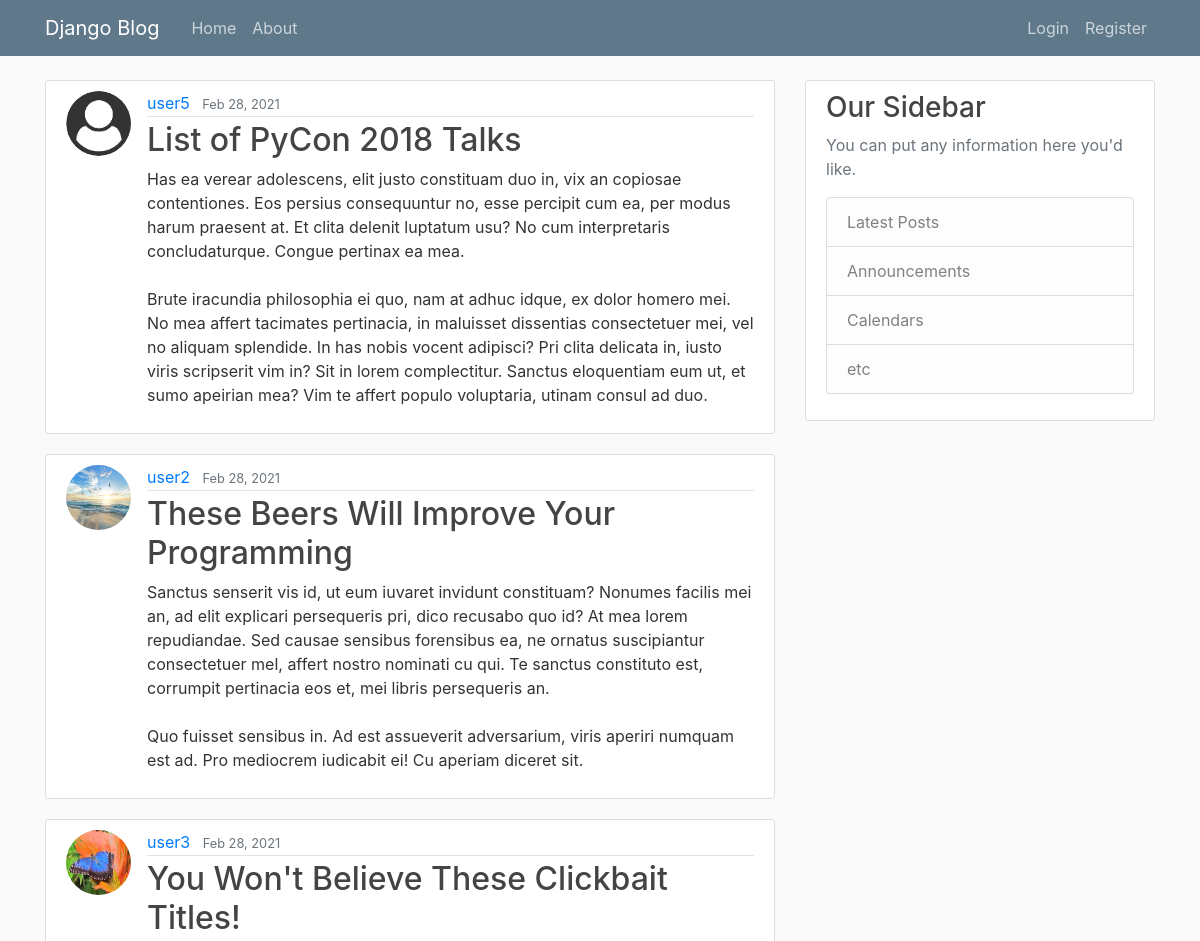
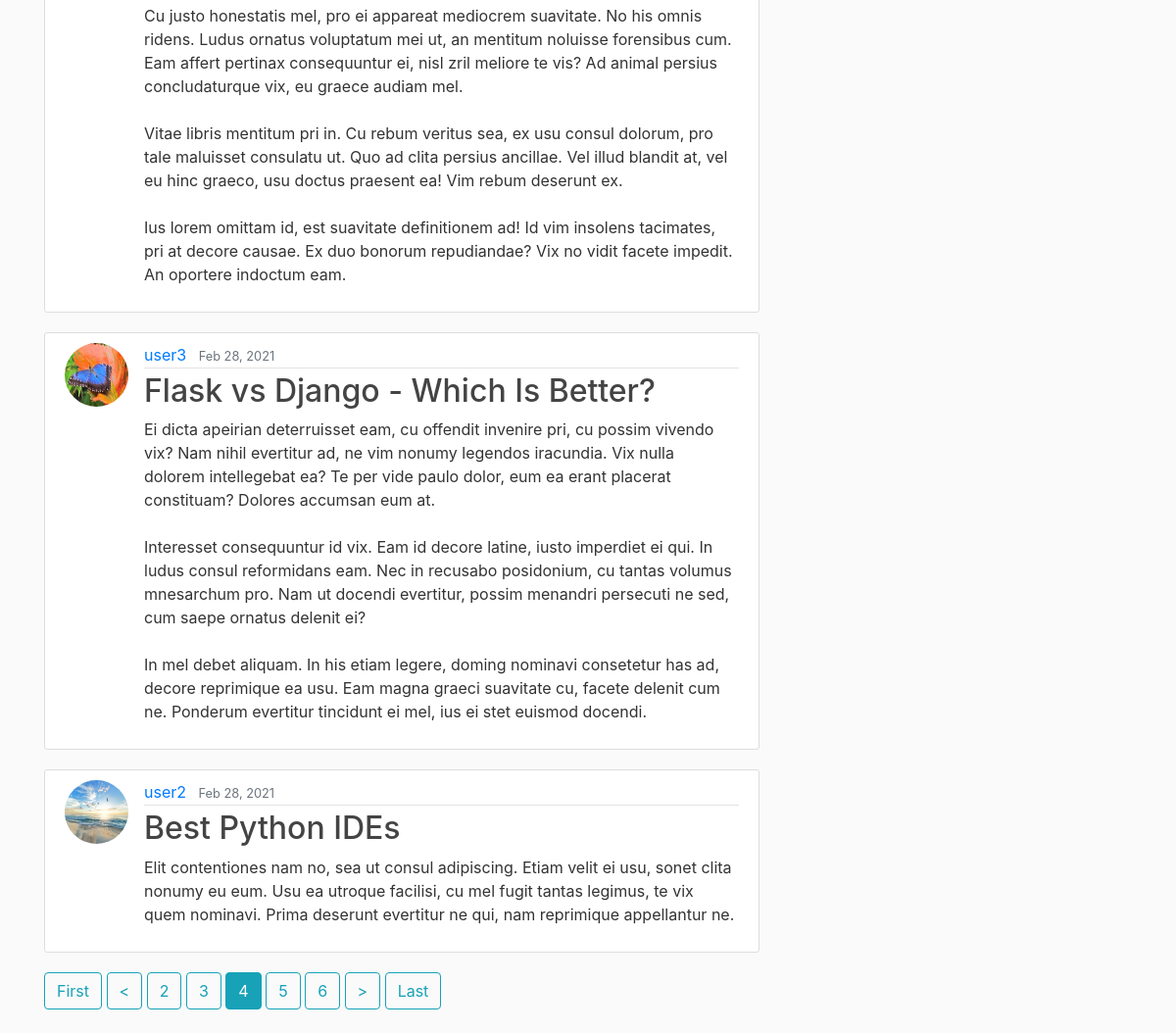
/?page=4, run on the app's committed database (2 pictures, top to bottom).
### blog/models.py (models this page shows, shortened)
class Post(models.Model):
	title = models.CharField(max_length = 50)
	content = models.TextField()
	date_posted = models.DateTimeField( default = timezone.now)
	author = models.ForeignKey( User, on_delete = models.CASCADE )

### users/models.py (models this page shows, shortened)
class Profile(models.Model):
	user = models.OneToOneField(User, on_delete = models.CASCADE)
	image = models.ImageField(default = 'default.jpg', upload_to='profile_pics')

### blog/views.py (the view)
# urls.py: path('', PostListView.as_view(), name="blog-home"),
class PostListView(ListView):
	model = Post
	template_name = 'blog/home.html'
	context_object_name = 'posts'
	ordering = ['-date_posted']
	paginate_by = 5

### blog/templates/blog/home.html
{% extends 'blog/base.html' %}
{% block content %}
	{% for post in posts %}
		<article class="media content-section">
		<img class="rounded-circle article-img" src="{{ post.author.profile.image.url }}">
		  <div class="media-body">
		    <div class="article-metadata">
		      <a class="mr-2" href="{% url 'user-posts' post.author.username %}">{{ post.author }}</a>
		      <small class="text-muted">{{ post.date_posted| date:"M j, Y" }}</small>
		    </div>
		    <h2><a class="article-title" href="{% url 'post-detail' post.id %}">{{ post.title }}</a></h2>
		    <p class="article-content">{{ post.content }}</p>
		  </div>
		</article>
	{% endfor %}
	{% if is_paginated %}
		{% if page_obj.has_previous %}
			<a class="btn btn-outline-info mb-4" href="?page=1">First</a>
			<a class="btn btn-outline-info mb-4" href="?page={{ page_obj.previous_page_number }}"><</a>
		{% endif %}
		{% for num in page_obj.paginator.page_range %}
			{% if page_obj.number == num %}
				<a class="btn btn-info mb-4" href="?page={{ num }}">{{ num }}</a>
			{% elif num > page_obj.number|add:'-3' and num < page_obj.number|add:'3' %}
				<a class="btn btn-outline-info mb-4" href="?page={{ num }}">{{ num }}</a>
			{% endif %}
		{% endfor %}
		{% if page_obj.has_next %}
			<a class="btn btn-outline-info mb-4" href="?page={{ page_obj.next_page_number }}">></a>
			<a class="btn btn-outline-info mb-4" href="?page={{ page_obj.paginator.num_pages }}">Last</a>
		{% endif %}
	{% endif %}
{% endblock content %}

### blog/static/blog/main.css (style rules this page uses)
body { background: #fafafa; color: #333333; margin-top: 5rem; }
h1, h2, h3, h4, h5, h6 { color: #444444; }
.content-section { background: #ffffff; padding: 10px 20px; border: 1px solid #dddddd; border-radius: 3px; margin-bottom: 20px; }
.article-title { color: #444444; }
.article-content { white-space: pre-line; }
.article-img { height: 65px; width: 65px; margin-right: 16px; }
.article-metadata { padding-bottom: 1px; margin-bottom: 4px; border-bottom: 1px solid #e3e3e3 }

### data on the page
Post: author.profile.image (placeholder picture), author "user5", date_posted "Feb 28, 2021", title "List of PyCon 2018 Talks", content "Has ea verear adolescens, elit justo constituam duo in, vix an copiosae contentiones. Eos persius consequuntur no, esse percipit cum ea, per modus harum praesent at. Et clita delenit luptatum usu? No cum interpretaris concludaturque. Congue pertinax ea mea. Brute iracundia philosophia ei quo, nam at adhuc idque, ex dolor homero mei. No mea affert tacimates pertinacia, in maluisset dissentias consectetuer mei, vel no aliquam splendide. In has nobis vocent adipisci? Pri clita delicata in, iusto viris scripserit vim in? Sit in lorem complectitur. Sanctus eloquentiam eum ut, et sumo apeirian mea? Vim te affert populo voluptaria, utinam consul ad duo."
Post: author.profile.image (picture), author "user2", date_posted "Feb 28, 2021", title "These Beers Will Improve Your Programming", content "Sanctus senserit vis id, ut eum iuvaret invidunt constituam? Nonumes facilis mei an, ad elit explicari persequeris pri, dico recusabo quo id? At mea lorem repudiandae. Sed causae sensibus forensibus ea, ne ornatus suscipiantur consectetuer mel, affert nostro nominati cu qui. Te sanctus constituto est, corrumpit pertinacia eos et, mei libris persequeris an. Quo fuisset sensibus in. Ad est assueverit adversarium, viris aperiri numquam est ad. Pro mediocrem iudicabit ei! Cu aperiam diceret sit."
Post: author.profile.image (picture), author "user3", date_posted "Feb 28, 2021", title "You Won't Believe These Clickbait Titles!", content "Cu justo honestatis mel, pro ei appareat mediocrem suavitate. No his omnis ridens. Ludus ornatus voluptatum mei ut, an mentitum noluisse forensibus cum. Eam affert pertinax consequuntur ei, nisl zril meliore te vis? Ad animal persius concludaturque vix, eu graece audiam mel. Vitae libris mentitum pri in. Cu rebum veritus sea, ex usu consul dolorum, pro tale maluisset consulatu ut. Quo ad clita persius ancillae. Vel illud blandit at, vel eu hinc graeco, usu doctus praesent ea! Vim rebum deserunt ex. Ius lorem omittam id, est suavitate definitionem ad! Id vim insolens tacimates, pri at decore causae. Ex duo bonorum repudiandae? Vix no vidit facete impedit. An oportere indoctum eam."
Post: author.profile.image (picture), author "user3", date_posted "Feb 28, 2021", title "Flask vs Django - Which Is Better?", content "Ei dicta apeirian deterruisset eam, cu offendit invenire pri, cu possim vivendo vix? Nam nihil evertitur ad, ne vim nonumy legendos iracundia. Vix nulla dolorem intellegebat ea? Te per vide paulo dolor, eum ea erant placerat constituam? Dolores accumsan eum at. Interesset consequuntur id vix. Eam id decore latine, iusto imperdiet ei qui. In ludus consul reformidans eam. Nec in recusabo posidonium, cu tantas volumus mnesarchum pro. Nam ut docendi evertitur, possim menandri persecuti ne sed, cum saepe ornatus delenit ei? In mel debet aliquam. In his etiam legere, doming nominavi consetetur has ad, decore reprimique ea usu. Eam magna graeci suavitate cu, facete delenit cum ne. Ponderum…"
Post: author.profile.image (picture), author "user2", date_posted "Feb 28, 2021", title "Best Python IDEs", content "Elit contentiones nam no, sea ut consul adipiscing. Etiam velit ei usu, sonet clita nonumy eu eum. Usu ea utroque facilisi, cu mel fugit tantas legimus, te vix quem nominavi. Prima deserunt evertitur ne qui, nam reprimique appellantur ne."

### other printed values
{{ num }} "2" "3" "5" "6"
{{ num }} "4"
